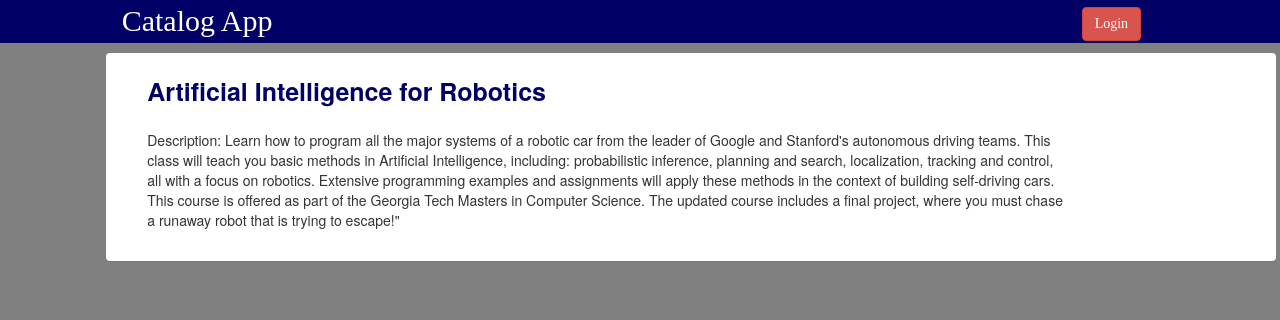
Screenshot of /item/87 with the database file from the repository.
### database_setup.py (models this page shows, shortened)
class Items(Base):
    __tablename__ = 'item'
    name =Column(String(80), nullable = False)
    id = Column(Integer, primary_key = True)
    description = Column(String(1000))
    updated = Column(DateTime, default=datetime.datetime.utcnow)

### application.py (the view)
@app.route('/item/<item_id>')
def showItem(item_id):
    item = session.query(Items).filter_by(id=item_id).one()
    return render_template('showItem.html', item=item)

### application.py (called while the page is built)
@app.before_request
def before_request():
    g.logged = False
    if 'username' in login_session:
        g.logged = True

### templates/showItem.html (shortened to what this page needs)
{% extends "main.html" %}
{% block content %}
{% include "header.html" %}
<div class="container panel top-panel">
	<div class="row">
		<div class="panel-header">{{item.name}}</div>
	</div>
	<div class="col-md-10" style="margin-left:10px;margin-bottom:10px">Description: {{item.description|safe}}<br><br>
	</div>
</div>
{% endblock %}

### static/styles.css (style rules this page uses)
body { background: gray !important; }
.top-panel { margin-top:10px; margin-left:8.3%; }
.panel-header { color: #000066; font-size: 25px; font-weight: bold; margin:20px; margin-left: 40px; }

### rows the page displays
Items: name "Artificial Intelligence for Robotics", description "Learn how to program all the major systems of a robotic car from the leader of Google and Stanford's autonomous driving teams. This class will teach you basic methods in Artificial Intelligence, including: probabilistic inference, planning and search, localization, tracking and control, all with a focus on robotics. Extensive programming examples and assignments will apply these methods in the context of building self-driving cars. This course is offered as part of the Georgia Tech Masters in Computer Science. The updated course includes a final project, where you must chase a runaway robot that is trying to escape!\""
